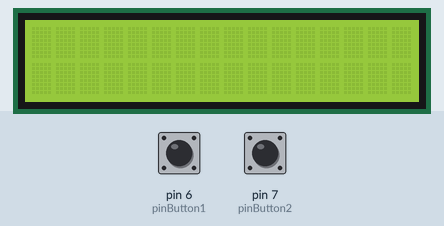
Simulated run of this sketch. Board: Arduino Uno, built with avr-gcc and run on an emulated ATmega328P. Shown: 16×2 character LCD. Inputs (shaded band) come from the test bench; at power-on: pin 6 (pinButton1) LOW, pin 7 (pinButton2) LOW.

Above: at 1.2 s.
1.3 s: pin 6 (pinButton1) pulled HIGH for 0.15 s
At 1.45 s:
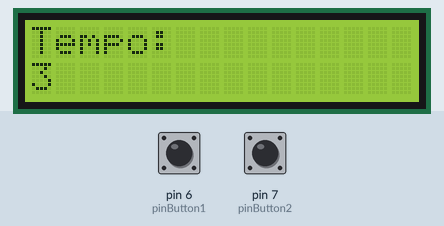
3.7 s: pin 7 (pinButton2) pulled HIGH for 0.15 s
At 4.7 s:
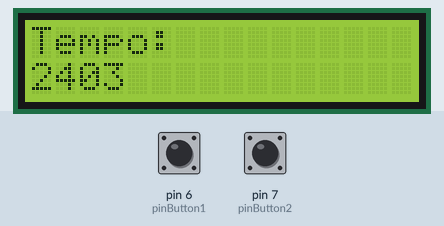
5.3 s: pin 6 (pinButton1) pulled HIGH for 1 s
At 5.75 s:
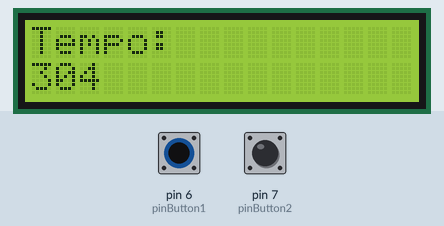
7.8 s: pin 7 (pinButton2) pulled HIGH for 1 s
At 8.4 s:
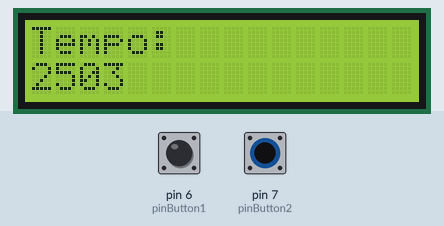
Timing chart, 0 to 10.8 s (numbered marks = the images above; inputs shaded):
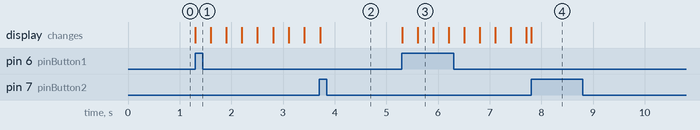

The sketch:

cron_metro1__1_.ino
```cpp
#include <LiquidCrystal.h>
LiquidCrystal lcd(12, 11, 5, 4, 3, 2);

int pinButton1 = 6;
int pinButton2 = 7;
int tempoI = 0;
int tempoF = 0;
int tempo  = 0;
int cronos = 0;
int state  = 0;

void setup() {
  pinMode(pinButton1, INPUT);
  pinMode(pinButton2, INPUT);
  lcd.begin(16, 2);
}

void loop() {
  int valButton1 = digitalRead(pinButton1);
  int valButton2 = digitalRead(pinButton2);

  if(state == 0){
    if(valButton1==HIGH){
  		tempoI = millis();
    	lcd.clear();
  		state = 1;
  	}
  }

  if(state == 1){
    lcd.setCursor(0, 0);
    lcd.print("Tempo: ");

    cronos = millis() - tempoI;
    lcd.setCursor(0, 1);
	lcd.print(cronos);

    if(valButton2==HIGH){
    	tempoF = millis();
    	tempo  = tempoF - tempoI;

  		lcd.setCursor(0, 1);
		lcd.print(tempo);

    	state = 0;
  	}
  }
}
 
```

Measured:
- after the input at 1.3 s, the display: changes at once (image 1)
- after the input at 5.3 s, the display: first changes at once (image 3 shows a later state)
